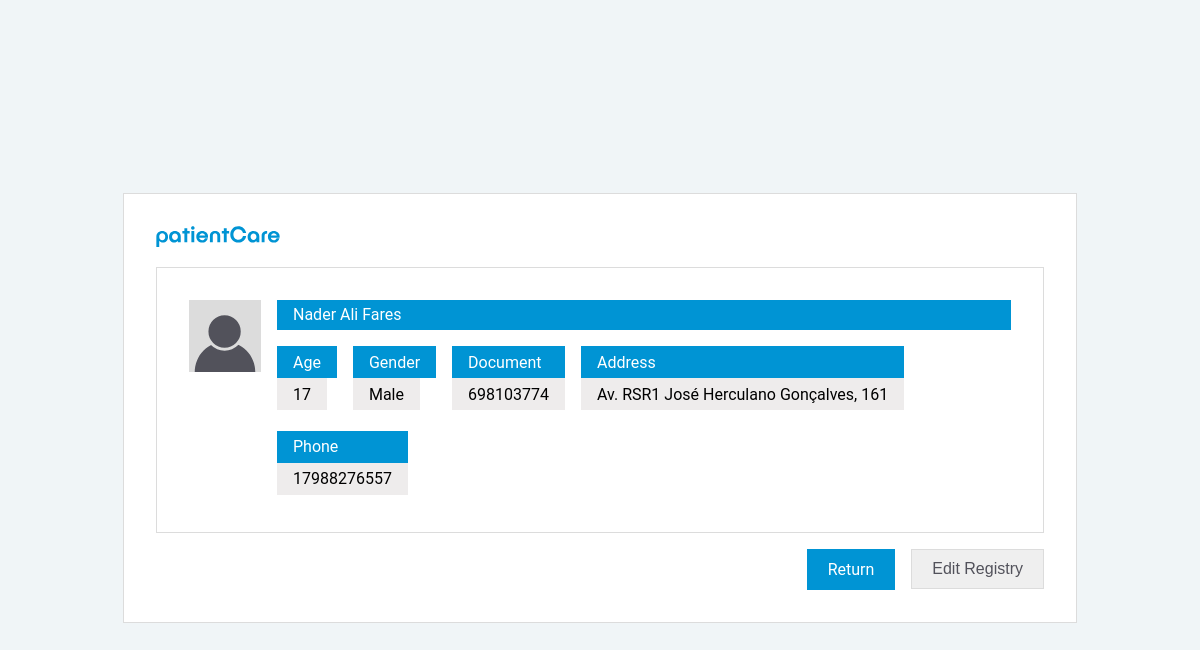
Screenshot of /patient/44 with the database file from the repository.
### tables this page shows
CREATE TABLE patients (
    id INTEGER PRIMARY KEY AUTOINCREMENT,
    name TEXT NOT NULL,
    age INTEGER,
    gender TEXT,
    document TEXT UNIQUE,
    address TEXT,
    phone TEXT       
  );

### app.py (the view)
@app.route('/patient/<int:id>')
def viewPatient(id):
  print(id)
  conn = sqlite3.connect('hospital_management.db')
  cursor = conn.cursor()
  cursor.execute('''
    SELECT * FROM patients WHERE id = ?
  ''', (id,))
  patient = cursor.fetchone()
  conn.close()
  return render_template('patient_details.html', patient=patient, patient_name=patient[1])

### templates/patient_details.html (shortened to what this page needs)
<!DOCTYPE html>
<html lang="en">
<head>
  <link rel="stylesheet" href="{{ url_for('static', filename='patient_details.css') }}">
</head>
<body>
  <div class="container">
    <div style="width: 100%;">
      <img src="{{ url_for('static', filename='images/patientCare.svg') }}" alt="patientCare">
    </div>
    <div class="record">
      <img src="{{ url_for('static', filename='images/patient.svg') }}" alt="">
      <div class="record-content">
        <div class="record-title">
          {{ patient[1] }}
        </div>
        <div class="record-body">
          <div class="record-item">
            <div class="record-item-title">Age</div>
            <div class="record-item-value">{{ patient[2] }}</div>
          </div>
          <div class="record-item">
            <div class="record-item-title">Gender</div>
            <div class="record-item-value">{{ patient[3] }}</div>
          </div>
          <div class="record-item">
            <div class="record-item-title">Document</div>
            <div class="record-item-value">{{ patient[4] }}</div>
          </div>
          <div class="record-item">
            <div class="record-item-title">Address</div>
            <div class="record-item-value">{{ patient[5] }}</div>
          </div>
          <div class="record-item">
            <div class="record-item-title">Phone</div>
            <div class="record-item-value">{{ patient[6] }}</div>
          </div>
        </div>
      </div>
    </div>
    <div style="width: 100%; display: flex; gap: 1rem; align-items: center; justify-content: end;">
      <a class="returnbtn" href="{{ url_for('index') }}">Return</a>
      <button id="editBtn">Edit Registry</button>
    </div>
  </div>
</body>
</html>

### static/patient_details.css (style rules this page uses)
:root { --background-color: #F0F5F7; --default-color: #0094D4; --default-white: #FFFFFF; --default-border-color: #DCDCDC; --default-gray: #52525b; --default-gray-v: #EEECEC; }
body { background-color: var(--background-color); font-family: 'Roboto', sans-serif; display: flex; flex-direction: column; justify-content: center; align-items: center; height: 100vh; }
.container { width: 888px; height: max-content; border: 1px solid var(--default-border-color); display: flex; flex-direction: column; align-items: end; padding: 32px; gap: 16px; background-color: var(--default-white); }
.container img { width: 124px; }
.record { height: 100%; border: 1px solid var(--default-border-color); padding: 32px; gap: 16px; display: flex; align-items: start; }
.record img { width: 72px; }
.record-content { width: 100%; height: 100%; display: flex; flex-direction: column; gap: 1rem; }
.record-title { height: 40px; background-color: var(--default-color); color: var(--default-white); display: flex; flex-direction: row; align-items: center; justify-content: start; padding-left: 16px; }
.record-body { width: 100%; height: 100%; display: flex; gap: 1rem; flex-wrap: wrap; }
.record-item { width: max-content; height: 64px; display: flex; flex-direction: column; }
.record-item-title { height: 32px; display: flex; align-items: center; justify-content: start; padding: 0px 1rem; background-color: var(--default-color); color: var(--default-white); }
.record-item-value { width: max-content; height: 32px; display: flex; align-items: center; justify-content: start; padding: 0px 1rem; background-color: var(--default-gray-v); }
.returnbtn { width: max-content; background-color: var(--default-color); border: 1px solid var(--default-color); color: var(--default-white); padding: 10px 20px; text-align: center; text-decoration: none; display: inline-block; font-size: 1rem; cursor: pointer; }
#editBtn { width: max-content; border: 1px solid var(--default-border-color); color: var(--default-gray); padding: 10px 20px; text-align: center; text-decoration: none; display: inline-block; font-size: 1rem; cursor: pointer; }

### rows the page displays
patients: name "Nader Ali Fares", age "17", gender "Male", document "698103774", address "Av. RSR1 José Herculano Gonçalves, 161", phone "17988276557"
